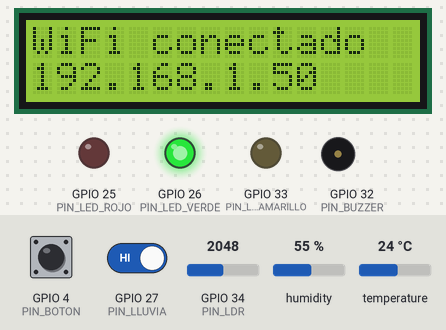
A sketch run on a simulated ESP32. Shown: 16×2 character LCD, output pins drawn as LEDs (lit = HIGH), buzzer (waves = sounding, pin HIGH). The inputs (shaded band) are chosen by the test bench; at power-on: GPIO 4 (PIN_BOTON) HIGH, GPIO 27 (PIN_LLUVIA) HIGH, GPIO 34 (PIN_LDR) = 2048, humidity 55 %, temperature 24 °C (analog values on the 0–4095 scale). WiFi joins after 1.5 s; servers stay silent unless stated; uploads are accepted with an empty reply; what the sketch prints to the serial monitor is not drawn.

Above: at 2.4 s.
At 3.6 s:
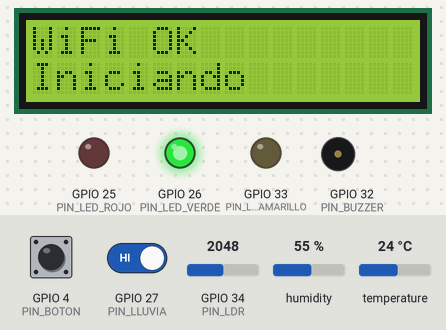
3.7 s: GPIO 4 (PIN_BOTON) pulled LOW for 3.2 s
At 5.84 s:
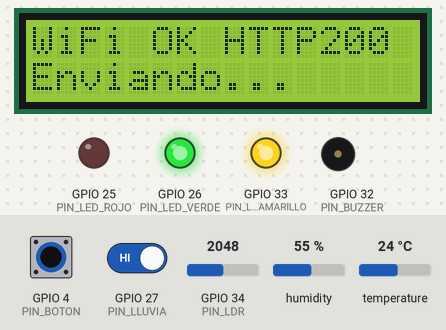
16.4 s: GPIO 4 (PIN_BOTON) driven LOW and GPIO 27 (PIN_LLUVIA) driven LOW
At 19.4 s:
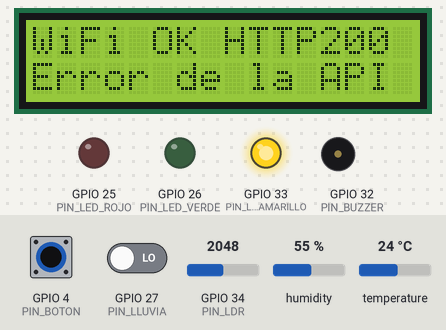
Timing chart, 0 to 20.9 s (numbered marks = the images above; inputs shaded):
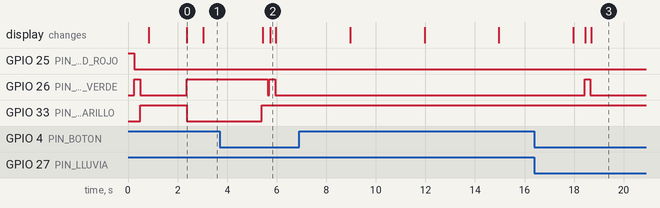

Measured:
- after the input at 16.4 s, GPIO 26 (PIN_LED_VERDE): LOW → HIGH after 2.0 s, → LOW 0.23 s later; the display: first differs from a run without the input after 2.1 s (image 3 shows a later state)
- what the display in image 0 shows lasts 0.6 s, from 2.4 s to 3.0 s

The sketch:

climaplus_esp32_lcd.ino
```cpp
// =====================================================================
//  ClimaPlus – Firmware del ESP32 · versión LCD 16x2 I2C + DHT + 3 LED (Fase 7)
//
//  Lee temperatura y humedad (DHT11 o DHT22), lluvia (módulo LM393, salida digital) y luz (LDR),
//  y envía una lectura por minuto a POST /api/lecturas con la cabecera X-Device-Key.
//  Contrato: docs/api/contrato-dispositivos-lecturas.md
//
//  LED:  verde = lectura aceptada · rojo = alerta (suena el buzzer) · amarillo = error o sin WiFi
//        verde + amarillo encendidos = enviando
//  LCD:  alterna cada 3 s entre las mediciones y el estado (WiFi, HTTP y mensaje de la última alerta).
//  Botón: pulsación corta = silenciar el buzzer · mantener 2 s = enviar una lectura ya.
//
//  Librerías (Herramientas → Gestionar bibliotecas):
//    "LiquidCrystal I2C" (Frank de Brabander), "DHT sensor library" (Adafruit),
//    "Adafruit Unified Sensor" y "ArduinoJson" (versión 7).
//  Placa: "DOIT ESP32 DEVKIT V1" (paquete esp32 de Espressif).
// =====================================================================

#include <Arduino.h>
#include <WiFi.h>
#include <HTTPClient.h>
#include <Wire.h>
#include <ArduinoJson.h>
#include <LiquidCrystal_I2C.h>
#include <DHT.h>

#include "secrets.h"   // Copia secrets.example.h como secrets.h y llena tus datos.

#ifndef TIPO_DHT
#define TIPO_DHT DHT11
#endif

// ---------------------------------------------------------------------- Pines (lógica de 3.3 V)
const uint8_t PIN_SDA         = 21;   // LCD (módulo PCF8574)
const uint8_t PIN_SCL         = 22;
const uint8_t PIN_DHT         = 23;   // DATA del DHT
const uint8_t PIN_LLUVIA      = 27;   // DO de la placa LM393
const uint8_t PIN_LDR         = 34;   // ADC1 (los pines ADC2 no leen con el WiFi activo)
const uint8_t PIN_LED_ROJO    = 25;   // cada LED con su resistencia de 220 Ω
const uint8_t PIN_LED_VERDE   = 26;
const uint8_t PIN_LED_AMARILLO = 33;
const uint8_t PIN_BUZZER      = 32;   // buzzer activo a través de un transistor NPN
const uint8_t PIN_BOTON       = 4;    // pulsador a GND, con INPUT_PULLUP

// ---------------------------------------------------------------------- Ajustes
const unsigned long INTERVALO_MS        = 60000UL;  // una lectura por minuto
const unsigned long REINTENTO_WIFI_MS   = 10000UL;
const unsigned long PULSACION_LARGA_MS  = 2000UL;
const unsigned long DURACION_PITIDO_MS  = 150UL;
const unsigned long CAMBIO_PANTALLA_MS  = 3000UL;
const uint16_t      TIMEOUT_HTTP_MS     = 8000;

// La placa LM393 pone su salida en LOW cuando detecta agua. Cámbialo a false si tu módulo funciona al revés.
const bool LLUVIA_ACTIVA_EN_BAJO = true;

// Calibración del LDR (valores crudos del ADC, 0–4095): mira el monitor serie tapando y destapando el sensor.
const int LDR_OSCURO = 200;
const int LDR_LUZ    = 3800;

// ---------------------------------------------------------------------- Objetos
LiquidCrystal_I2C *lcd = nullptr;   // la dirección (0x27 o 0x3F) se detecta al arrancar
DHT dht(PIN_DHT, TIPO_DHT);

struct Lectura {
  bool  tieneTemperatura = false;
  float temperatura      = 0;
  bool  tieneHumedad     = false;
  float humedad          = 0;
  bool  lluvia           = false;
  int   luz              = 0;
};

Lectura       ultimaLectura;
int           ultimoCodigoHttp  = 0;
String        ultimoEstado      = "Iniciando";
String        ultimaAlerta      = "";
unsigned long proximoEnvio      = 0;
unsigned long ultimoIntentoWifi = 0;
unsigned long ultimoCambioPantalla = 0;
uint8_t       paginaPantalla    = 0;

int           cambiosBuzzer      = 0;
unsigned long ultimoCambioBuzzer = 0;

bool          botonPresionado = false;
unsigned long inicioPulsacion = 0;
bool          envioForzado    = false;

// Prototipos explícitos: el sketch compila igual en el IDE de Arduino, arduino-cli o PlatformIO.
void leds(bool rojo, bool verde, bool amarillo);
void pitar(int veces);
void silenciar();
void atenderBuzzer();
void mostrar();
Lectura leerSensores();
void enviarLectura();
void atenderWifi();
void atenderBoton();

// ---------------------------------------------------------------------- LED y buzzer
void leds(bool rojo, bool verde, bool amarillo) {
  digitalWrite(PIN_LED_ROJO, rojo ? HIGH : LOW);
  digitalWrite(PIN_LED_VERDE, verde ? HIGH : LOW);
  digitalWrite(PIN_LED_AMARILLO, amarillo ? HIGH : LOW);
}
void ledEnviando() { leds(false, true,  true);  }
void ledOk()       { leds(false, true,  false); }
void ledAlerta()   { leds(true,  false, false); }
void ledError()    { leds(false, false, true);  }

void pitar(int veces) {
  cambiosBuzzer = veces * 2;
  ultimoCambioBuzzer = millis();
  digitalWrite(PIN_BUZZER, HIGH);
  cambiosBuzzer--;
}

void silenciar() {
  cambiosBuzzer = 0;
  digitalWrite(PIN_BUZZER, LOW);
}

void atenderBuzzer() {
  if (cambiosBuzzer > 0 && millis() - ultimoCambioBuzzer >= DURACION_PITIDO_MS) {
    digitalWrite(PIN_BUZZER, !digitalRead(PIN_BUZZER));
    ultimoCambioBuzzer = millis();
    cambiosBuzzer--;
  }
  if (cambiosBuzzer == 0) {
    digitalWrite(PIN_BUZZER, LOW);
  }
}

// ---------------------------------------------------------------------- Pantalla LCD 16x2
// Escribe una línea completa de 16 caracteres (rellena con espacios para borrar lo anterior).
void linea(uint8_t fila, String texto) {
  if (!lcd) return;
  if (texto.length() > 16) texto = texto.substring(0, 16);
  while (texto.length() < 16) texto += ' ';
  lcd->setCursor(0, fila);
  lcd->print(texto);
}

// El LCD no tiene tildes ni ñ: se reemplazan para que el mensaje se lea bien.
String sinTildes(String s) {
  const char *de[]   = { "á", "é", "í", "ó", "ú", "Á", "É", "Í", "Ó", "Ú", "ñ", "Ñ", "ü", "°" };
  const char *a_[]   = { "a", "e", "i", "o", "u", "A", "E", "I", "O", "U", "n", "N", "u", ""  };
  for (int i = 0; i < 14; i++) s.replace(de[i], a_[i]);
  return s;
}

void mostrar() {
  if (!lcd) return;
  if (paginaPantalla == 0) {
    // Página 1: mediciones.  "T:24.5C H:68%" / "Lluvia:No L:72%"
    String l1 = "T:" + (ultimaLectura.tieneTemperatura ? String(ultimaLectura.temperatura, 1) + "C" : String("--"));
    l1 += " H:" + (ultimaLectura.tieneHumedad ? String((int)round(ultimaLectura.humedad)) + "%" : String("--"));
    String l2 = String("Lluvia:") + (ultimaLectura.lluvia ? "Si" : "No") + " L:" + String(ultimaLectura.luz) + "%";
    linea(0, l1);
    linea(1, l2);
  } else if (ultimaAlerta.length() > 0 && paginaPantalla == 2) {
    // Página 3 (solo si hubo alerta): el mensaje en dos líneas de 16 caracteres.
    String m = sinTildes(ultimaAlerta);
    linea(0, m.substring(0, 16));
    linea(1, m.length() > 16 ? m.substring(16, 32) : "");
  } else {
    // Página 2: estado.  "WiFi OK  HTTP201" / "Enviada"
    String l1 = WiFi.status() == WL_CONNECTED ? "WiFi OK" : "Sin WiFi";
    if (ultimoCodigoHttp != 0) l1 += " HTTP" + String(ultimoCodigoHttp);
    linea(0, l1);
    linea(1, ultimoEstado);
  }
}

void atenderPantalla() {
  if (millis() - ultimoCambioPantalla < CAMBIO_PANTALLA_MS) return;
  ultimoCambioPantalla = millis();
  uint8_t paginas = ultimaAlerta.length() > 0 ? 3 : 2;
  paginaPantalla = (paginaPantalla + 1) % paginas;
  mostrar();
}

// Busca el LCD en las direcciones habituales del módulo PCF8574 (0x27 o 0x3F).
void iniciarPantalla() {
  const uint8_t direcciones[] = { 0x27, 0x3F };
  for (uint8_t dir : direcciones) {
    Wire.beginTransmission(dir);
    if (Wire.endTransmission() == 0) {
      lcd = new LiquidCrystal_I2C(dir, 16, 2);
      lcd->init();
      lcd->backlight();
      Serial.printf("LCD encontrado en 0x%02X\n", dir);
      return;
    }
  }
  Serial.println("LCD no encontrado (0x27 / 0x3F): revisa SDA=D21, SCL=D22 y la alimentacion");
}

// ---------------------------------------------------------------------- Sensores
Lectura leerSensores() {
  Lectura l;

  float t = dht.readTemperature();
  float h = dht.readHumidity();

  // Rangos de la API (RN-BD-31): un valor inválido se omite en lugar de enviarse.
  if (!isnan(t) && t >= -40.0 && t <= 85.0) { l.tieneTemperatura = true; l.temperatura = t; }
  if (!isnan(h)) { l.tieneHumedad = true; l.humedad = constrain(h, 0.0f, 100.0f); }

  int estadoLluvia = digitalRead(PIN_LLUVIA);
  l.lluvia = LLUVIA_ACTIVA_EN_BAJO ? (estadoLluvia == LOW) : (estadoLluvia == HIGH);

  int crudo = analogRead(PIN_LDR);
  l.luz = constrain(map(crudo, LDR_OSCURO, LDR_LUZ, 0, 100), 0, 100);   // entero 0–100 (D-08)

  if (isnan(t) || isnan(h)) Serial.println("DHT sin lectura: revisa DATA=D23 y TIPO_DHT (DHT11/DHT22)");
  Serial.printf("Sensores: T=%s H=%s lluvia=%s luz=%d%% (ADC %d)\n",
                l.tieneTemperatura ? String(l.temperatura, 2).c_str() : "--",
                l.tieneHumedad ? String(l.humedad, 2).c_str() : "--",
                l.lluvia ? "si" : "no", l.luz, crudo);
  return l;
}

// ---------------------------------------------------------------------- Envío a la API
void enviarLectura() {
  ultimaLectura = leerSensores();

  if (WiFi.status() != WL_CONNECTED) {
    ultimoCodigoHttp = 0;
    ultimoEstado = "Sin WiFi";
    ledError();
    proximoEnvio = millis() + INTERVALO_MS;
    mostrar();
    return;
  }

  // Cuerpo JSON. Temperatura y humedad con 2 decimales exactos; la luz es entera.
  JsonDocument cuerpo;
  if (ultimaLectura.tieneTemperatura) cuerpo["temperatura"] = serialized(String(ultimaLectura.temperatura, 2));
  if (ultimaLectura.tieneHumedad)     cuerpo["humedad"]     = serialized(String(ultimaLectura.humedad, 2));
  cuerpo["lluvia"] = ultimaLectura.lluvia;
  cuerpo["luz"]    = ultimaLectura.luz;
  String json;
  serializeJson(cuerpo, json);

  ledEnviando();
  ultimoEstado = "Enviando...";
  paginaPantalla = 1;
  mostrar();

  HTTPClient http;
  http.setTimeout(TIMEOUT_HTTP_MS);
  http.begin(API_URL);
  http.addHeader("Content-Type", "application/json");
  http.addHeader("X-Device-Key", DEVICE_KEY);   // la clave nunca se imprime por el monitor serie
  const char* cabeceras[] = { "Retry-After" };
  http.collectHeaders(cabeceras, 1);

  int codigo = http.POST(json);
  String respuesta = codigo > 0 ? http.getString() : "";
  ultimoCodigoHttp = codigo;
  unsigned long espera = INTERVALO_MS;

  if (codigo == 201) {
    JsonDocument datos;
    JsonArray alertas;
    if (deserializeJson(datos, respuesta) == DeserializationError::Ok) {
      alertas = datos["alertasGeneradas"].as<JsonArray>();
    }
    if (!alertas.isNull() && alertas.size() > 0) {
      ultimaAlerta = alertas[0]["mensaje"].as<String>();
      ultimoEstado = "ALERTA!";
      ledAlerta();
      pitar(3);
      paginaPantalla = 2;   // mostrar el mensaje de la alerta de inmediato
      Serial.printf("Alerta: %s\n", ultimaAlerta.c_str());
    } else {
      ultimoEstado = "Lectura enviada";
      ledOk();
    }
  } else if (codigo == 401) {
    ultimoEstado = "API Key invalida";
    ledError();
  } else if (codigo == 403) {
    ultimoEstado = "Desactivado";
    ledError();
  } else if (codigo == 429) {
    ultimoEstado = "Espera (429)";
    ledError();
    long segundos = http.header("Retry-After").toInt();
    if (segundos > 0) espera = (unsigned long)segundos * 1000UL;
  } else if (codigo == 400) {
    ultimoEstado = "Datos invalidos";
    ledError();
    Serial.println(respuesta);
  } else {
    ultimoEstado = codigo > 0 ? "Error de la API" : "Sin respuesta";
    ledError();
  }

  Serial.printf("POST /api/lecturas -> %d (%s)\n", codigo, ultimoEstado.c_str());
  http.end();
  proximoEnvio = millis() + espera;
  ultimoCambioPantalla = millis();
  mostrar();
}

// ---------------------------------------------------------------------- WiFi y botón
void atenderWifi() {
  if (WiFi.status() == WL_CONNECTED) return;
  if (millis() - ultimoIntentoWifi < REINTENTO_WIFI_MS) return;
  ultimoIntentoWifi = millis();
  Serial.println("WiFi: reconectando...");
  WiFi.disconnect();
  WiFi.begin(WIFI_SSID, WIFI_PASSWORD);
  ledError();
}

void atenderBoton() {
  bool presionado = digitalRead(PIN_BOTON) == LOW;
  if (presionado && !botonPresionado) {
    botonPresionado = true;
    inicioPulsacion = millis();
    envioForzado = false;
  } else if (presionado && botonPresionado && !envioForzado && millis() - inicioPulsacion >= PULSACION_LARGA_MS) {
    envioForzado = true;              // mantener 2 s: enviar ya
    Serial.println("Boton: envio inmediato");
    enviarLectura();
  } else if (!presionado && botonPresionado) {
    botonPresionado = false;
    if (!envioForzado && millis() - inicioPulsacion > 30) {   // pulsación corta (con antirrebote)
      silenciar();
      Serial.println("Boton: buzzer silenciado");
    }
  }
}

// ---------------------------------------------------------------------- setup / loop
void setup() {
  Serial.begin(115200);
  pinMode(PIN_LED_ROJO, OUTPUT);
  pinMode(PIN_LED_VERDE, OUTPUT);
  pinMode(PIN_LED_AMARILLO, OUTPUT);
  pinMode(PIN_BUZZER, OUTPUT);
  pinMode(PIN_LLUVIA, INPUT_PULLUP);
  pinMode(PIN_BOTON, INPUT_PULLUP);
  analogReadResolution(12);

  // Prueba de LED al encender: rojo, verde y amarillo, uno por uno.
  leds(true, false, false); delay(250);
  leds(false, true, false); delay(250);
  leds(false, false, true); delay(250);
  ledError();

  Wire.begin(PIN_SDA, PIN_SCL);
  iniciarPantalla();
  linea(0, "ClimaPlus ESP32");
  linea(1, "Conectando WiFi");

  dht.begin();

  WiFi.mode(WIFI_STA);
  WiFi.begin(WIFI_SSID, WIFI_PASSWORD);
  ultimoIntentoWifi = millis();

  // Espera hasta 15 s la primera conexión; si no, el loop sigue reintentando.
  while (WiFi.status() != WL_CONNECTED && millis() - ultimoIntentoWifi < 15000UL) {
    delay(250);
  }
  if (WiFi.status() == WL_CONNECTED) {
    Serial.printf("WiFi conectado. IP del ESP32: %s\n", WiFi.localIP().toString().c_str());
    linea(0, "WiFi conectado");
    linea(1, WiFi.localIP().toString());
    ledOk();
  } else {
    linea(0, "Sin WiFi");
    linea(1, "Revisa secrets.h");
  }
  proximoEnvio = millis() + 3000;   // primera lectura a los 3 s (el DHT necesita unos segundos)
}

void loop() {
  atenderWifi();
  atenderBoton();
  atenderBuzzer();
  atenderPantalla();

  if ((long)(millis() - proximoEnvio) >= 0) {
    enviarLectura();
  }
}
```

secrets.example.h
```cpp
// =====================================================================
//  ClimaPlus – Configuración privada del ESP32 (PLANTILLA) · versión LCD 16x2 + DHT
//
//  1. Copia este archivo como "secrets.h" en esta misma carpeta (o crea la pestaña secrets.h en el IDE).
//  2. Llena tus datos reales en secrets.h.
//  secrets.h está en .gitignore: NUNCA se sube a GitHub.
// =====================================================================
#pragma once

// ---------- Red WiFi (2.4 GHz; el ESP32 no se conecta a redes de 5 GHz) ----------
#define WIFI_SSID     "NOMBRE_DE_TU_RED"
#define WIFI_PASSWORD "CONTRASENA_DE_TU_RED"

// ---------- API de ClimaPlus ----------
// IP de tu PC (ipconfig → Dirección IPv4). No uses "localhost".

//   En modo desarrollo:  http://TU-IP:5208/api/lecturas
#define API_URL "http://192.168.1.50:8080/api/lecturas"

// API Key que muestra "Mis dispositivos" al registrar el dispositivo (una sola vez).
#define DEVICE_KEY "cpk_PEGA_AQUI_TU_API_KEY"

// ---------- Sensor DHT ----------
// DHT11 = carcasa azul (0–50 °C, 20–90 %).  DHT22 = carcasa blanca (−40–80 °C, 0–100 %).
#define TIPO_DHT DHT11
```
